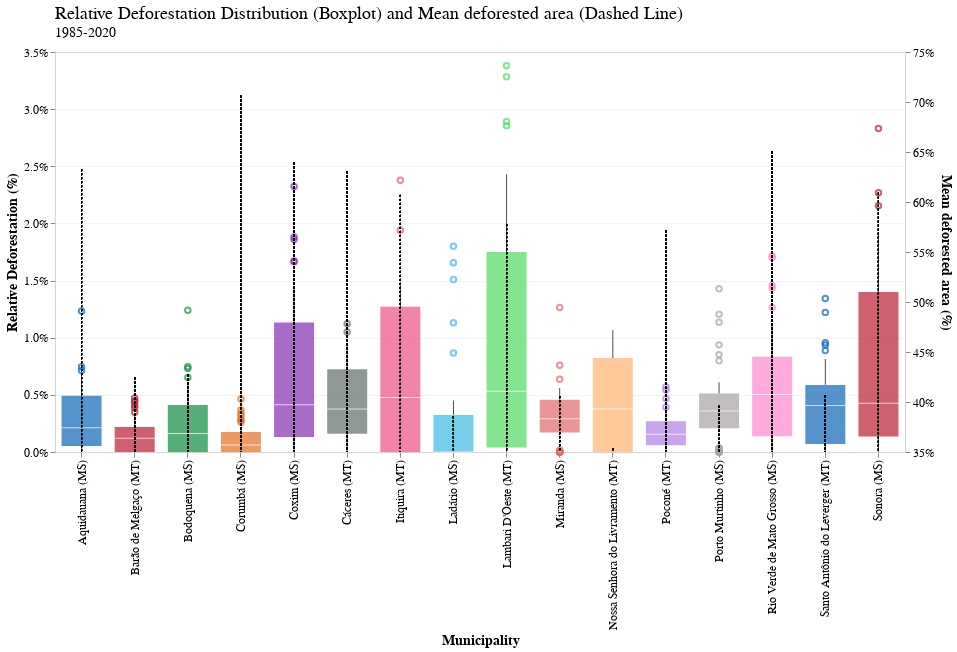

Notebook cell for this chart:
### Code cell
deforestation_boxplot = alt.Chart(relative_deforestation_df.rename(
    columns={'relative_deforestation': 'Relative Deforestation (%)'}
)).mark_boxplot(size=40, extent=0.5, opacity=0.7).encode(
    x=alt.X('location:O', axis=alt.Axis(title="Municipality")),
    y=alt.Y('Relative Deforestation (%):Q',scale=alt.Scale(zero=False), axis=alt.Axis(format='%')),
    color=alt.Color('location', legend=None)
)

deforestation_percentage_chart = alt.Chart(
    relative_deforestation_df
).mark_rule(color='black', opacity=0.8, strokeDash=[2]).encode(
    x=alt.X('location:O', axis=alt.Axis(title="Municipality")),
    y=alt.Y('mean_deforested_percentage:Q',scale=alt.Scale(zero=False), 
            axis=alt.Axis(format='%', title="Mean deforested area (%)")
           ),
)


final_chart = (alt.layer(deforestation_boxplot, deforestation_percentage_chart).resolve_scale(y='independent')).properties(
    width=850,
    height=400,
    title=science_theme_title(
        text="Relative Deforestation Distribution (Boxplot) and Mean deforested area (Dashed Line)", 
        subtitle="1985-2020"
    )
).configure_axis(
    labelFontSize=12,
    titleFontSize=14
)

final_chart

### Figure 1 — Vega-Lite specification as saved in the notebook (floating-point values rounded to 4 significant figures; data arrays with more than 128 entries replaced by an {"elided": "..."} marker saying what was removed)
{"config": {"view": {"width": 533.3, "height": 300.0, "fill": "white"}, "title": {"align": "left", "anchor": "start", "frame": "group", "font": "Helvetica Neue", "fontSize": 18, "dy": -2, "subtitleFont": "Helvetica Neue", "subtitleFontSize": 14, "fontWeight": "normal"}, "axis": {"domainColor": "lightGrey", "gridColor": "lightGrey", "gridWidth": 0.25, "titleFont": "Helvetica Neue", "titleFontSize": 14, "labelFont": "Helvetica Neue", "labelFontSize": 12}, "legend": {"layout": {"anchor": "start"}, "labelLimit": 0, "titleFontSize": 14, "titleFont": "Helvetica Neue", "labelFontSize": 14, "labelFont": "Helvetica Neue"}, "header": {"title": null, "titleFont": "Helvetica Neue", "labelFont": "Helvetica Neue", "labelFontSize": 14, "labelPadding": 2}, "range": {"category": ["#0C66B5", "#BA1D32", "#0F8E40", "#E56F20", "#862BAF", "#626D69", "#ED5087", "#3DB9E2", "#51DB63", "#E26868", "#FFB270", "#B37CEA", "#A8A1A4", "#FF87CD"]}}, "layer": [{"data": {"name": "data-186138130ca35e9941708f9d4366f428"}, "mark": {"type": "boxplot", "extent": 0.5, "opacity": 0.7, "size": 40}, "encoding": {"color": {"field": "location", "legend": null, "type": "nominal"}, "x": {"axis": {"title": "Municipality"}, "field": "location", "type": "ordinal"}, "y": {"axis": {"format": "%"}, "field": "Relative Deforestation (%)", "scale": {"zero": false}, "type": "quantitative"}}}, {"data": {"name": "data-8f899343268275c827e057afb94da3d8"}, "mark": {"type": "rule", "color": "black", "opacity": 0.8, "strokeDash": [2]}, "encoding": {"x": {"axis": {"title": "Municipality"}, "field": "location", "type": "ordinal"}, "y": {"axis": {"format": "%", "title": "Mean deforested area (%)"}, "field": "mean_deforested_percentage", "scale": {"zero": false}, "type": "quantitative"}}}], "height": 400, "resolve": {"scale": {"y": "independent"}}, "title": {"align": "left", "anchor": "start", "frame": "group", "font": "Helvetica Neue", "fontSize": 18, "dy": -2, "subtitleFont": "Helvetica Neue", "subtitleFontSize": 14, "fontWeight": "normal", "text": "Relative Deforestation Distribution (Boxplot) and Mean deforested area (Dashed Line)", "subtitle": "1985-2020"}, "width": 850, "$schema": "https://vega.github.io/schema/vega-lite/v4.17.0.json", "datasets": {"data-186138130ca35e9941708f9d4366f428": {"elided": "576 records"}, "data-8f899343268275c827e057afb94da3d8": {"elided": "576 records"}}}
